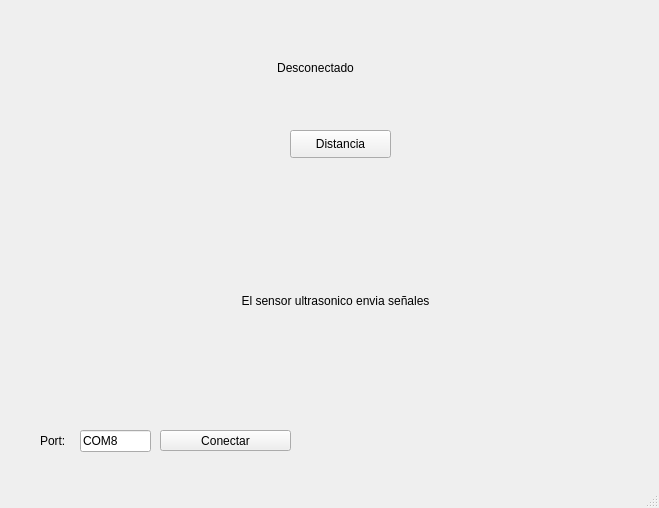
<?xml version="1.0" encoding="UTF-8"?>
<ui version="4.0">
 <class>MainWindow</class>
 <widget class="QMainWindow" name="MainWindow">
  <property name="geometry">
   <rect>
    <x>0</x>
    <y>0</y>
    <width>659</width>
    <height>508</height>
   </rect>
  </property>
  <property name="windowTitle">
   <string>MainWindow</string>
  </property>
  <widget class="QWidget" name="centralwidget">
   <widget class="QLabel" name="lbl_logoUAT">
    <property name="geometry">
     <rect>
      <x>30</x>
      <y>10</y>
      <width>181</width>
      <height>71</height>
     </rect>
    </property>
    <property name="text">
     <string/>
    </property>
    <property name="pixmap">
     <pixmap resource="../../recursos.qrc">:/logo/Imagenes/UAT-Escudo-2024.png</pixmap>
    </property>
    <property name="scaledContents">
     <bool>true</bool>
    </property>
   </widget>
   <widget class="QLabel" name="lbl_logoFIT">
    <property name="geometry">
     <rect>
      <x>410</x>
      <y>20</y>
      <width>221</width>
      <height>61</height>
     </rect>
    </property>
    <property name="text">
     <string/>
    </property>
    <property name="pixmap">
     <pixmap resource="../../recursos.qrc">:/logo/Imagenes/LogoFIT.png</pixmap>
    </property>
    <property name="scaledContents">
     <bool>true</bool>
    </property>
    <property name="alignment">
     <set>Qt::AlignCenter</set>
    </property>
    <property name="wordWrap">
     <bool>false</bool>
    </property>
   </widget>
   <widget class="QLabel" name="lbl_logoCT">
    <property name="geometry">
     <rect>
      <x>570</x>
      <y>400</y>
      <width>71</width>
      <height>51</height>
     </rect>
    </property>
    <property name="text">
     <string/>
    </property>
    <property name="pixmap">
     <pixmap resource="../../recursos.qrc">:/logo/Imagenes/logoCT.png</pixmap>
    </property>
    <property name="scaledContents">
     <bool>true</bool>
    </property>
    <property name="alignment">
     <set>Qt::AlignCenter</set>
    </property>
   </widget>
   <widget class="QLabel" name="label">
    <property name="geometry">
     <rect>
      <x>40</x>
      <y>430</y>
      <width>31</width>
      <height>21</height>
     </rect>
    </property>
    <property name="text">
     <string>Port:</string>
    </property>
   </widget>
   <widget class="QLineEdit" name="txt_COM">
    <property name="geometry">
     <rect>
      <x>80</x>
      <y>430</y>
      <width>71</width>
      <height>22</height>
     </rect>
    </property>
    <property name="text">
     <string>COM8</string>
    </property>
   </widget>
   <widget class="QPushButton" name="btn_Accion">
    <property name="geometry">
     <rect>
      <x>160</x>
      <y>430</y>
      <width>131</width>
      <height>21</height>
     </rect>
    </property>
    <property name="text">
     <string>Conectar</string>
    </property>
   </widget>
   <widget class="QLabel" name="lbl_estado">
    <property name="geometry">
     <rect>
      <x>260</x>
      <y>60</y>
      <width>111</width>
      <height>16</height>
     </rect>
    </property>
    <property name="text">
     <string>Desconectado</string>
    </property>
    <property name="alignment">
     <set>Qt::AlignCenter</set>
    </property>
   </widget>
   <widget class="QLabel" name="label_4">
    <property name="geometry">
     <rect>
      <x>220</x>
      <y>200</y>
      <width>251</width>
      <height>41</height>
     </rect>
    </property>
    <property name="styleSheet">
     <string notr="true">font: 10pt &quot;Yu Gothic UI&quot;;</string>
    </property>
    <property name="text">
     <string/>
    </property>
   </widget>
   <widget class="QLabel" name="label_2">
    <property name="geometry">
     <rect>
      <x>180</x>
      <y>270</y>
      <width>311</width>
      <height>61</height>
     </rect>
    </property>
    <property name="text">
     <string>El sensor ultrasonico envia señales</string>
    </property>
    <property name="alignment">
     <set>Qt::AlignCenter</set>
    </property>
   </widget>
   <widget class="QPushButton" name="btn_enviar">
    <property name="geometry">
     <rect>
      <x>290</x>
      <y>130</y>
      <width>101</width>
      <height>28</height>
     </rect>
    </property>
    <property name="text">
     <string>Distancia</string>
    </property>
   </widget>
  </widget>
  <widget class="QMenuBar" name="menubar">
   <property name="geometry">
    <rect>
     <x>0</x>
     <y>0</y>
     <width>659</width>
     <height>26</height>
    </rect>
   </property>
  </widget>
  <widget class="QStatusBar" name="statusbar"/>
 </widget>
 <resources>
  <include location="../../recursos.qrc"/>
  <include location="../recursos.qrc"/>
 </resources>
 <connections/>
</ui>
